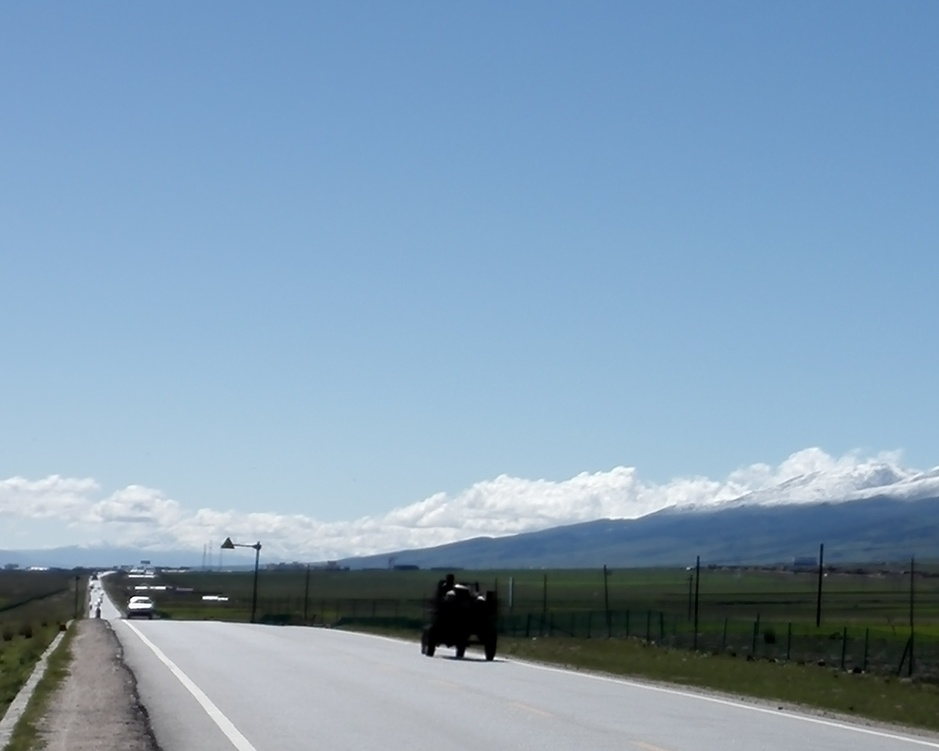
#> input picture CV Assignments/Week2/data/qh1.jpg, 939 x 751 px, shrunk from 2500 x 2000 before the run
$ python 'Project1_Image Stitching.py'
#> lines starting #> are read from the running program, lines starting #| are printed output that depends on the picture
"""
Image Stitching

"""

import numpy as np
import cv2 as cv


def show(images):
    """show multiple images."""
    for i, image in enumerate(images):
        cv.namedWindow(str(i), cv.WINDOW_NORMAL)
        cv.imshow(str(i), image)
    cv.waitKey(0)
    cv.destroyAllWindows()


def keypoints_detect(img):
    """Use SIFT to detect keypoints."""
    sift = cv.xfeatures2d.SIFT_create()
    kp, des = sift.detectAndCompute(img, None)
    return kp, des


def match(descripter1, descripter2):
    """Match keypoints through descripter."""
    bf = cv.BFMatcher()
    matches = bf.knnMatch(descripter1, descripter2, k=2)
    real_matches = [[i] for i, j in matches if i.distance < 0.75 * j.distance]
    return real_matches


def homography(keypoints1, keypoints2, matches):
    """Calculate homography"""
    pts1 = np.float32([keypoints1[i[0].queryIdx].pt for i in matches])
    pts2 = np.float32([keypoints2[i[0].trainIdx].pt for i in matches])
    matrix, mask = cv.findHomography(pts2, pts1, cv.RANSAC, 5.0)
    return matrix


def image_stitch(image1, image2, homography):
    image = cv.warpPerspective(image2, homography, (image2.shape[1] * 2, image2.shape[0]))
    image[0:image1.shape[0], 0:image1.shape[1]] = image1
    return image


if __name__ == '__main__':
    # Load two images
    img1 = cv.imread('data/qh1.jpg')
#> img1 is the input picture: shape (751, 939, 3); mean B, G, R 181.7, 158.1, 130.7
    img2 = cv.imread('data/qh2.jpg')
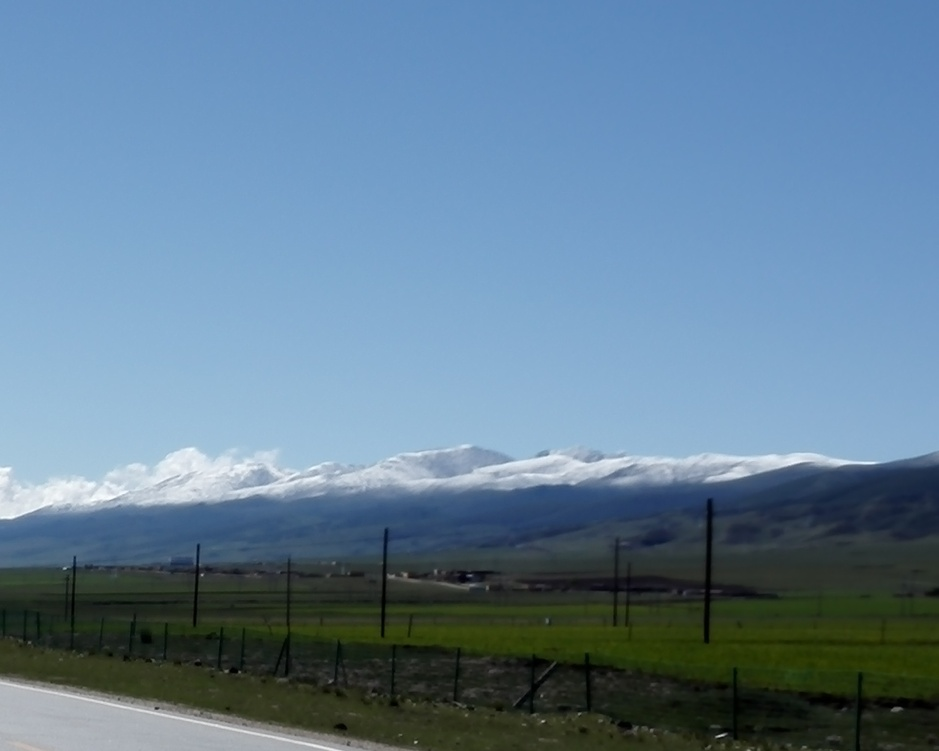
#> input picture CV Assignments/Week2/data/qh2.jpg, 939 x 751 px, shrunk from 2500 x 2000 before the run
#> img2 is the input picture: shape (751, 939, 3); mean B, G, R 151.4, 128.2, 99

    # Find keypoints
    keypoints1, descripters1 = keypoints_detect(img1)
#> in keypoints_detect, `kp, des = sift.detectAndCompute(img, None)`: kp = 557 keypoints; strongest (x, y, size): (457, 586, 2.5), (204, 598, 2.4), (137, 588, 2.1), (163, 588, 2.3)
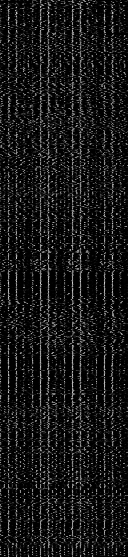
#> descripters1: shape (557, 128) float32; min 0, max 217, mean 22.9
#> keypoints1 has the same summary as kp in keypoints_detect
    keypoints2, descripters2 = keypoints_detect(img2)
#> in keypoints_detect (call 2), `kp, des = sift.detectAndCompute(img, None)`: kp = 418 keypoints; strongest (x, y, size): (719, 736, 1.9), (722, 735, 2.2), (416, 742, 1.9), (543, 721, 1.9)
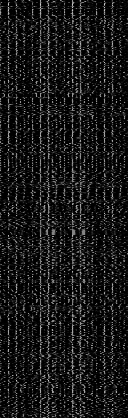
#> descripters2: shape (418, 128) float32; min 0, max 213, mean 24.1
#> keypoints2 has the same summary as kp in keypoints_detect

    # Calculate homography
    matches = match(descripters1, descripters2)
#> in match, `matches = bf.knnMatch(descripter1, descripter2, k=2)`: matches = 557 matches
#> in match, `real_matches = [[i] for i, j in matches if i.distance < 0.75 * j.dista..`: real_matches = 138 matches
#> matches = 138 matches
    M = homography(keypoints1, keypoints2, matches)
#> in homography, `pts1 = np.float32([keypoints1[i[0].queryIdx].pt for i in matches])`: pts1 = 138 pairs, first value 37.11 to 930.5, second value 449.2 to 741.8
#> in homography, `pts2 = np.float32([keypoints2[i[0].trainIdx].pt for i in matches])`: pts2 = 138 pairs, first value 7.47 to 609.6, second value 449.2 to 741.9
#> in homography, `matrix, mask = cv.findHomography(pts2, pts1, cv.RANSAC, 5.0)`: matrix = [[1, 0.000501, 623.4], [0.000411, 1, -0.333], [1.07e-06, 6.53e-07, 1]]; mask = 138 values, max 1 at index 11, min 0 at index 0, mean 0.913
#> M has the same summary as matrix in homography

    # Stitch images
    img3 = image_stitch(img1, img2, M)
#> in image_stitch, `image = cv.warpPerspective(image2, homography, (image2.shape[1] * 2, i..`:
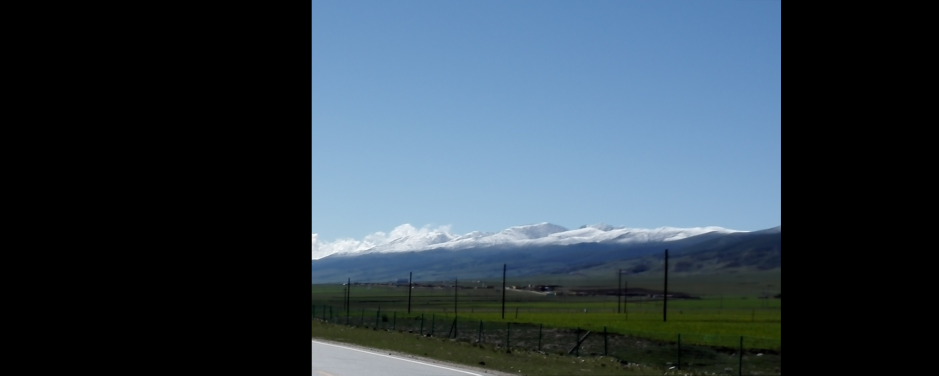
#> image: shape (751, 1878, 3) (shown at 1/2 size); mean B, G, R 75.7, 64.1, 49.5
#> in image_stitch, `image[0:image1.shape[0], 0:image1.shape[1]] = image1`:
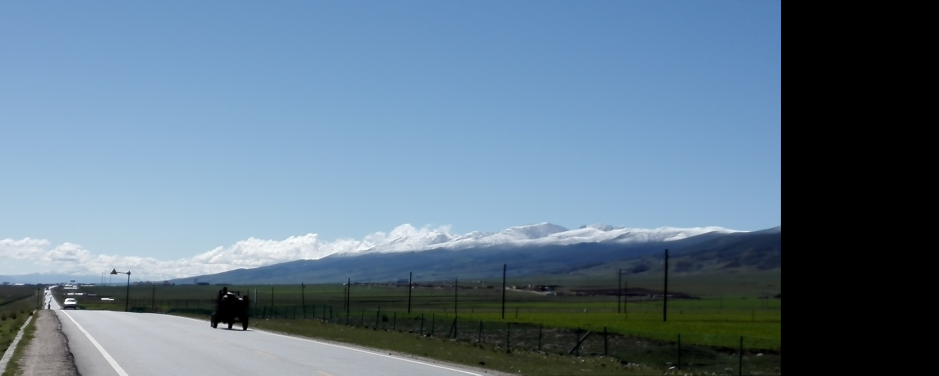
#> image: shape (751, 1878, 3) (shown at 1/2 size); mean B, G, R 138.5, 119.1, 95.7

    # Show Matches
    img_match = cv.drawMatchesKnn(img1, keypoints1, img2, keypoints2,
                                  matches[:50], outImg=np.array([]))
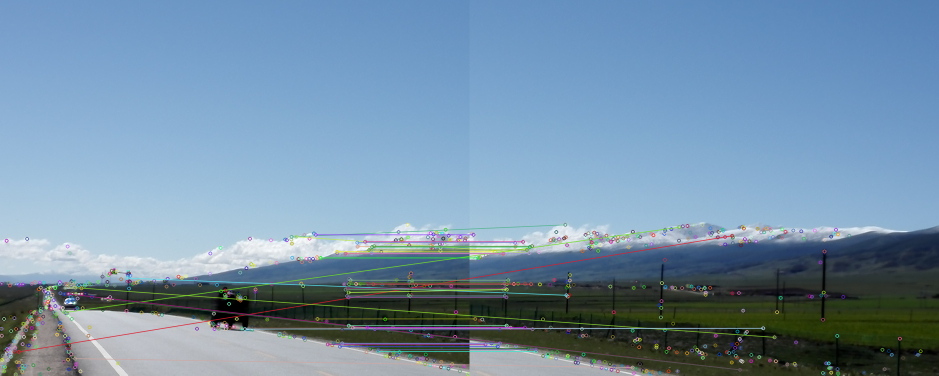
#> img_match: shape (751, 1878, 3) (shown at 1/2 size); mean B, G, R 167.1, 144.1, 116.1
    show([img_match, img3])
#> the loop in show, `for i, image in enumerate(images):` made 2 passes
